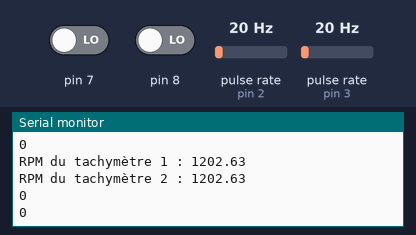
This sketch was run on a simulated Arduino Uno, built with avr-gcc and run on an emulated ATmega328P. Parts: the last lines printed to the serial monitor. Wiring (inferred from the names in the program): 2 × pulse sensor: data pin 2 / data pin 3. The test bench sets the inputs (shaded band); at power-on: pulse rate (sensors on pin 2, pin 3) 20 Hz, pin 7 LOW, pin 8 LOW.

Above: at 1.2 s.
1.3 s: pulse rate (sensor on pin 2) set to 4 Hz
At 2.6 s:
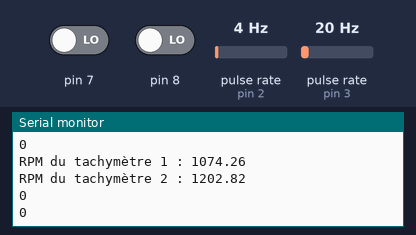
2.8 s: pulse rate (sensor on pin 3) set to 4 Hz
At 3.5 s:
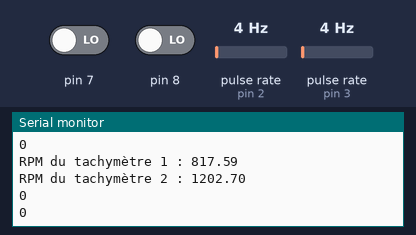
4.3 s: pin 7 driven HIGH
5.8 s: pulse rate (sensor on pin 2) set to 50 Hz
At 6.8 s:
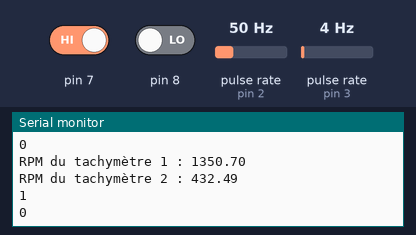
7.3 s: pulse rate (sensor on pin 3) set to 50 Hz
At 8.7 s:
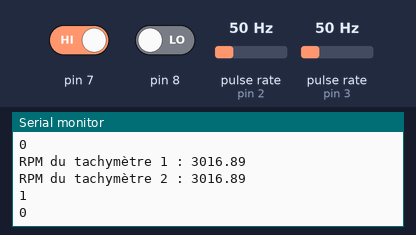
Timing chart, 0 to 9.8 s (numbered marks = the images above; inputs shaded):
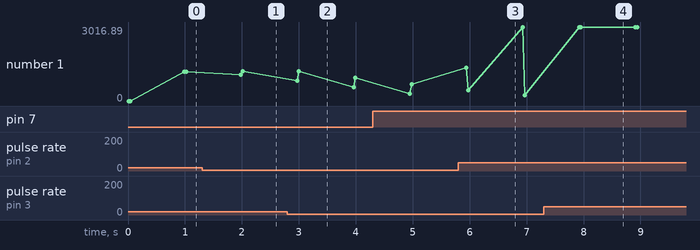

Measured:
- after the input at 1.3 s, the serial monitor: prints a new line after 0.68 s (image 1)
- after the input at 5.8 s, the serial monitor: prints a new line after 0.14 s (image 3)
- after the input at 7.3 s, the serial monitor: prints a new line after 0.62 s (image 4)
- plotted number 1: 1202.63 → 1202.82 after the input at 1.3 s, 1202.82 → 945.88 after the input at 2.8 s, 945.88 → 689.18 after the input at 4.3 s, 240.11 → 3016.89 after the input at 7.3 s

The sketch:

CodeRPMFreeRTOS_1.ino
```cpp
#include <Arduino_FreeRTOS.h>
#include <semphr.h>


/******* *************** *********/
/******* Global Variables ********/
/******* *************** *********/
#define PIN_TACH1 2
#define PIN_TACH2 3
#define SIZE_BUFFER 15 // based on a minimum of 1000RPM
SemaphoreHandle_t mRPM1; // mutex
SemaphoreHandle_t mRPM2; // mutex
long timerRPM1; // No mutex needed
long timerRPM2; // No mutex needed
float RPM1[15]; // RPM buffer, mutexed
float RPM2[15]; // RPM buffer, mutexed
TickType_t lastPrint; // vTaskDelayUntil timemark
int printDelay = 1000; // Print delay of vTaskUntil


/******* *************** *********/
/******* Task prototypes *********/
/******* *************** *********/
void PrintRPM( void *pvParameters );
void ISR_tach1();
void ISR_tach2();


void setup()
{
    // Initilize pin
    pinMode(PIN_TACH1, INPUT);
    pinMode(PIN_TACH2, INPUT);

    // Begin serial comm
    Serial.begin(9600);

    // Initialize mutex
    mRPM1 = xSemaphoreCreateMutex();
    mRPM2 = xSemaphoreCreateMutex();

    // Initial time for RPM timers
    timerRPM1 = micros();
    timerRPM2 = micros();

    // Initialize arrays
    for (int i=0; i<SIZE_BUFFER; i++)
  {
    RPM1[i] = 0;
    RPM2[i] = 0;
  }

    // ISR initializing
    attachInterrupt(digitalPinToInterrupt(PIN_TACH1), ISR_tach1, RISING);
    attachInterrupt(digitalPinToInterrupt(PIN_TACH2), ISR_tach2, RISING);

    // Task creation
    xTaskCreate(PrintRPM,"Calculate average RPM and print it",128,NULL,1,NULL);

    // End of setup
    Serial.println("Setup done");
}

void loop()
{

}

///////////////////////////
// ***     TASKS     *** //
///////////////////////////

void PrintRPM( void * pvParameters )
/*
  Task test
*/
 {
    (void) pvParameters;
    // Initialize print timer
    lastPrint = xTaskGetTickCount();
    float averageRPM1 = 0;
    float averageRPM2 = 0;
     for( ;; )
     {
      averageRPM1 = 0;
      averageRPM2 = 0;

      if(xSemaphoreTake(mRPM1, 15) == 1)
      {
        for (int i=0; i<SIZE_BUFFER; i++)
        {
          averageRPM1 += RPM1[i];
        }
      }
      averageRPM1 = averageRPM1/SIZE_BUFFER;

      if(xSemaphoreTake(mRPM2, 15) == 1)
      {
        for (int i=0; i<SIZE_BUFFER; i++)
        {
          averageRPM2 += RPM2[i];
        }
      }
      averageRPM2 = averageRPM2/SIZE_BUFFER;

      Serial.println("RPM du tachymètre 1 : " + String(averageRPM1));
      Serial.println("RPM du tachymètre 2 : " + String(averageRPM2));

      Serial.println(digitalRead(7));
      Serial.println(digitalRead(8));

      vTaskDelayUntil( &lastPrint, 1000/portTICK_PERIOD_MS );
     }
 }


///////////////////////////
// ***      ISR      *** //
///////////////////////////

void ISR_tach1()
/*
  Interupt for Tachymeter pin
*/
{
  float difTemps = abs(micros()-timerRPM1)/1000000.0;
  if (xSemaphoreTakeFromISR(mRPM1, pdTRUE) == 1);
  {
    for (int i=SIZE_BUFFER-1; i>0; i--)
    {
      RPM1[i] = RPM1[i-1];
    }
    RPM1[0] = 60/difTemps;
    xSemaphoreGiveFromISR(mRPM1, pdTRUE);
  }
  timerRPM1 = micros();
}

void ISR_tach2()
/*
  Interupt for Tachymeter pin
*/
{
  float difTemps = abs(micros()-timerRPM2)/1000000.0;
  if (xSemaphoreTakeFromISR(mRPM2, pdTRUE) == 1);
  {
    for (int i=SIZE_BUFFER-1; i>0; i--)
    {
      RPM2[i] = RPM2[i-1];
    }
    RPM2[0] = 60/difTemps;
    xSemaphoreGiveFromISR(mRPM2, pdTRUE);
  }
  timerRPM2 = micros();
}
```
